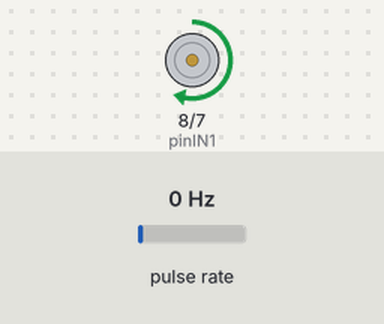
This sketch was run on a simulated Arduino Uno, built with avr-gcc and run on an emulated ATmega328P. On the bench: motor-driver pin pairs drawn as motors (green arrow = first pin HIGH = forward, orange = second pin HIGH = backward, longer = more drive, scaled by the enable pin). Wiring (inferred from the names in the program): pulse sensor: data pin 2. The test bench sets the inputs (shaded band); at power-on: pulse rate 0 Hz. What the sketch prints to the serial monitor is not drawn.

Above: at 1.2 s.
1.3 s: pulse rate (sensor on pin 2) set to 50 Hz
At 2.75 s:
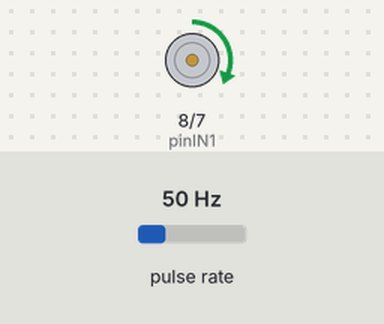
4.3 s: pulse rate (sensor on pin 2) set to 100 Hz
At 4.55 s:
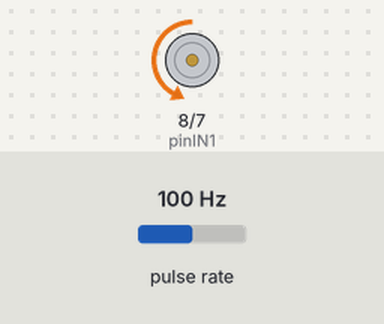
7.3 s: pulse rate (sensor on pin 2) set to 0 Hz
At 7.8 s:
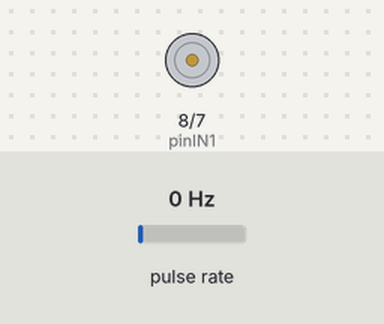
10.2 s: pulse rate (sensor on pin 2) set to 2 Hz
13.2 s: pulse rate (sensor on pin 2) set to 152 Hz
Timing chart, 0 to 45.9 s (numbered marks = the images above; inputs shaded):
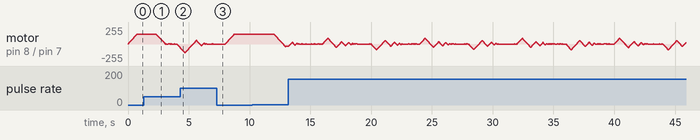

The sketch:

1.2_Control_velocidad-angulo-aceleracion.ino
```cpp
const int pinPot = A0;      // Potenciómetro (Equivalente al 34)
const int pinPWM = 9;       // Pin ENA (PWM)
const int pinIN1 = 8;       // Pin IN1 (Dirección 1)
const int pinIN2 = 7;       // Pin IN2 (Dirección 2)
const int pinEncoder = 2;   // Encoder (El pin 2 tiene interrupción de hardware en el Uno)

// --- Parámetros Mecánicos ---
// DEBES AJUSTAR ESTE VALOR: Cuántos pulsos genera tu motor para dar 1 vuelta completa del eje.
const float PULSOS_POR_REVOLUCION = 334.0;

//Valores a insertar
float anguloObjetivo = 90.0;       // Posición a la que queremos que vaya el péndulo (Grados)
int velocidadMaxima = 150;         // Límite de velocidad máxima (PWM de 0 a 255)
float aceleracionMaxima = 2.0;     // Cuánto PWM puede cambiar por ciclo (Rampa de aceleración). Menor valor = Más suave.

//PID
float Kp = 3.5;  // Ganancia Proporcional: Fuerza de empuje hacia el objetivo
float Ki = 0.01; // Ganancia Integral: Corrige el error en estado estacionario
float Kd = 0.5;  // Ganancia Derivativa: Frena el péndulo para evitar oscilaciones (amortiguamiento)

// --- Variables de Estado del Sistema ---
volatile long contadorPulsos = 0;
int direccionActualMotor = 1; // 1 = Horario, -1 = Antihorario

float errorAcumulado = 0;
float errorAnterior = 0;
float pwmActualAplicado = 0; // Memoria para la rampa de aceleración

unsigned long tiempoAnterior = 0;
const int tiempoMuestreo = 10; // Ciclo del PID en milisegundos (100 Hz)

// =================================================================
// INTERRUPCIÓN: Lectura del Encoder
// =================================================================
void contarPulsos() {
  // Como usamos 1 solo pin para el encoder, inferimos la dirección
  // basándonos en hacia dónde estamos mandando girar el motor.
  contadorPulsos += direccionActualMotor;
}

void setup() {
  Serial.begin(115200);

  pinMode(pinPWM, OUTPUT);
  pinMode(pinIN1, OUTPUT);
  pinMode(pinIN2, OUTPUT);
  pinMode(pinEncoder, INPUT_PULLUP);

  // Asociar la interrupción al pin del encoder
  attachInterrupt(digitalPinToInterrupt(pinEncoder), contarPulsos, RISING);

  tiempoAnterior = millis();
  Serial.println("Iniciando Sistema de Control PID...");
}

//Enviamos señal al puente H
void accionarMotor(float salidaPWM) {
  int pwmEntero = abs((int)salidaPWM);

  if (salidaPWM > 0) {
    digitalWrite(pinIN1, HIGH);
    digitalWrite(pinIN2, LOW);
    direccionActualMotor = 1;
  } else if (salidaPWM < 0) {
    digitalWrite(pinIN1, LOW);
    digitalWrite(pinIN2, HIGH);
    direccionActualMotor = -1;
  } else {
    digitalWrite(pinIN1, LOW);
    digitalWrite(pinIN2, LOW);
    direccionActualMotor = 0;
  }

  analogWrite(pinPWM, pwmEntero);
}

//PID
void computarPID() {
  unsigned long tiempoActual = millis();
  float dt = (tiempoActual - tiempoAnterior);

  // Ejecutar el control solo si ha pasado el tiempo de muestreo (10ms)
  if (dt >= tiempoMuestreo) {

    // 1. Calcular el ángulo actual en grados
    float anguloActual = ((float)contadorPulsos / PULSOS_POR_REVOLUCION) * 360.0;

    // 2. Calcular errores para el PID
    float error = anguloObjetivo - anguloActual;
    errorAcumulado += (error * dt);

    // Anti-Windup: Evita que el error integral se acumule al infinito si el motor se bloquea
    errorAcumulado = constrain(errorAcumulado, -2000, 2000);

    float derivadaError = (error - errorAnterior) / dt;

    // 3. Ecuación clásica del PID
    float salidaPID = (Kp * error) + (Ki * errorAcumulado) + (Kd * derivadaError);

    // 4. CONTROL DE VELOCIDAD (Clamping)
    salidaPID = constrain(salidaPID, -velocidadMaxima, velocidadMaxima);

    // 5. CONTROL DE ACELERACIÓN (Slew Rate Limiter)
    // Evita que el motor pase de 0 a 100 instantáneamente. Lo obliga a seguir una rampa.
    if (salidaPID > pwmActualAplicado + aceleracionMaxima) {
      pwmActualAplicado += aceleracionMaxima;
    } else if (salidaPID < pwmActualAplicado - aceleracionMaxima) {
      pwmActualAplicado -= aceleracionMaxima;
    } else {
      pwmActualAplicado = salidaPID; // Si la diferencia es menor a la aceleración, aplica el valor PID
    }

    // 6. Actuar sobre el hardware
    accionarMotor(pwmActualAplicado);

    // 7. Telemetría para graficar en el Serial Plotter
    Serial.print("Angulo_Objetivo:"); Serial.print(anguloObjetivo); Serial.print(",");
    Serial.print("Angulo_Actual:"); Serial.print(anguloActual); Serial.print(",");
    Serial.print("PWM_Suavizado:"); Serial.println(pwmActualAplicado);

    // 8. Preparar para el siguiente ciclo
    errorAnterior = error;
    tiempoAnterior = tiempoActual;
  }
}

void loop() {
  computarPID();

  // Ejemplo de cambio de Setpoint (Ángulo) dinámico en el tiempo
  // Irá de 0 a 90 grados y viceversa cada 4 segundos.
  if (millis() % 8000 < 4000) {
    anguloObjetivo = 90.0;
  } else {
    anguloObjetivo = 0.0;
  }

}
```
